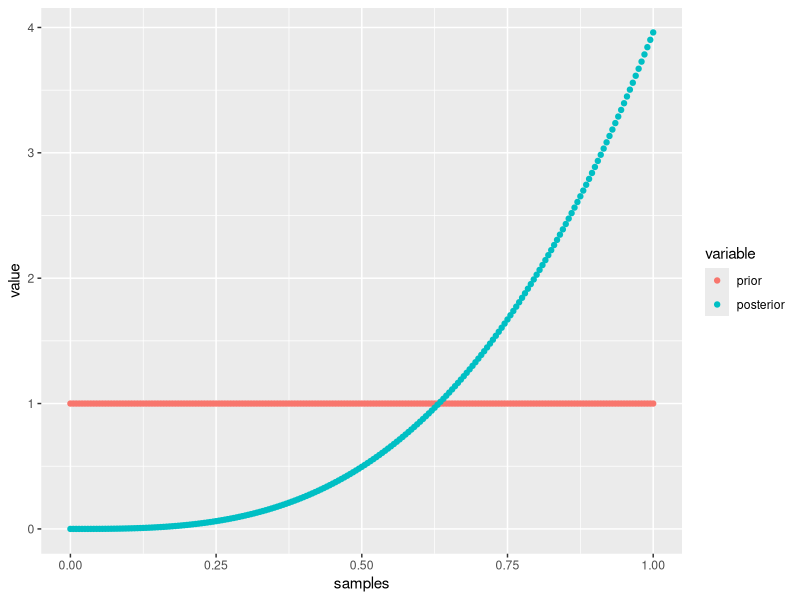
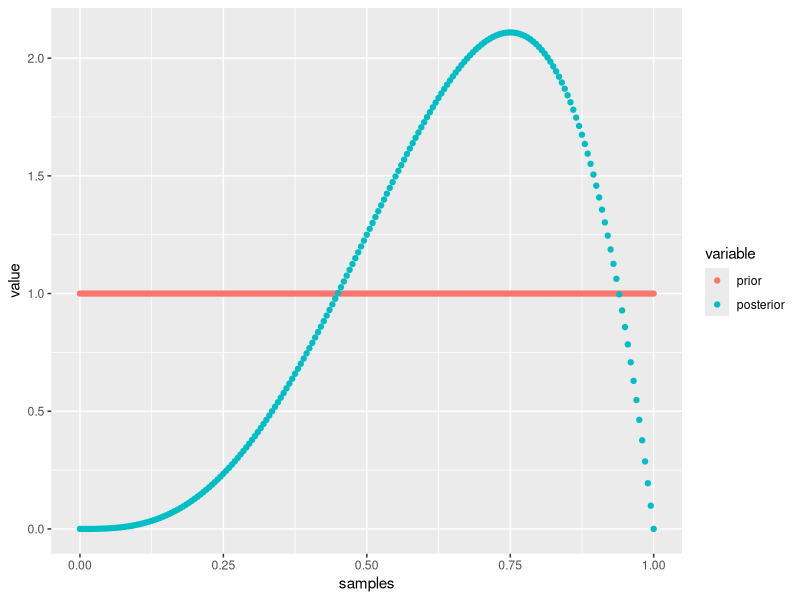
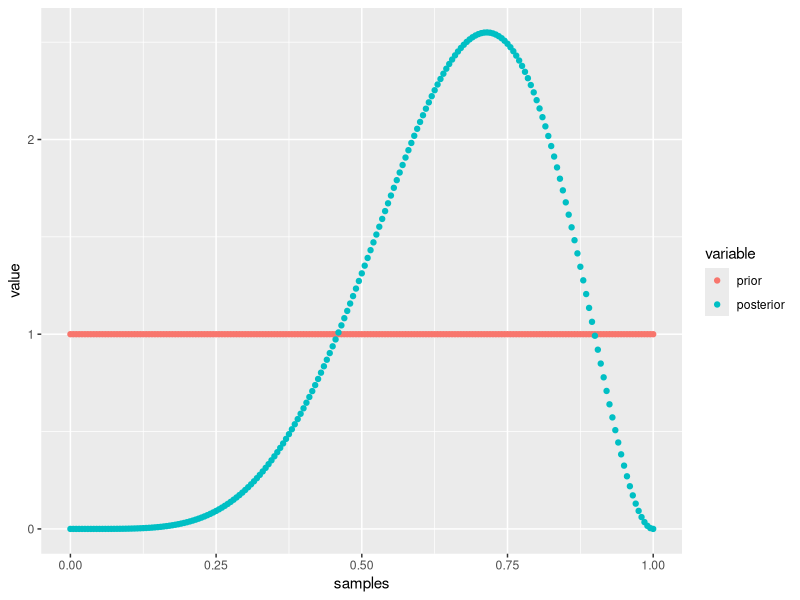
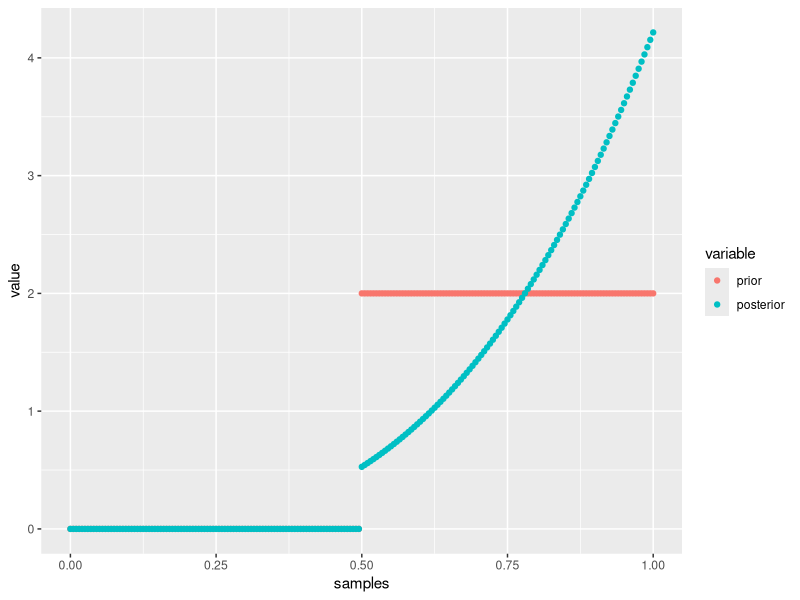
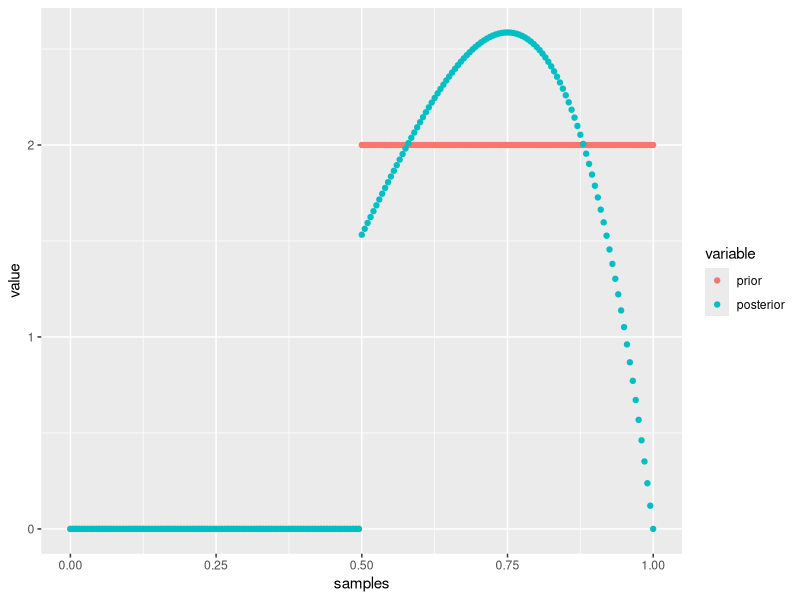
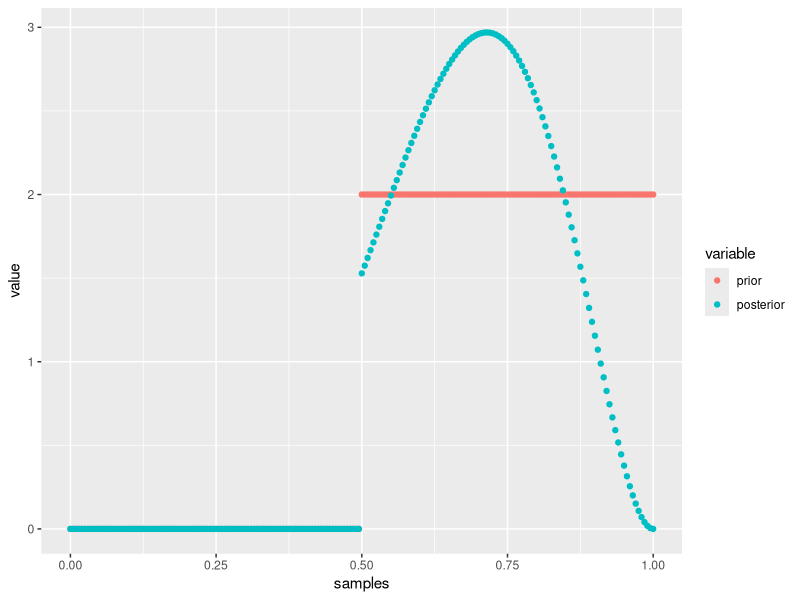

These figures' R source, in order:
## ---- chunk 1
library(tidyverse)
library(reshape2)
## ---- chunk 2
# number of data points (dividing the prior support)
step <- 0.005
p_grid <- seq(0, 1, step)
prior <- rep(1, length(p_grid))

N <- 3
K <- 3
likelihood <- dbinom(K, size=N, prob=p_grid)

posterior <- prior * likelihood / (step * sum(prior * likelihood))

df <- as_tibble(cbind(samples=p_grid, prior=prior, 
                      likelihood=likelihood, posterior=posterior))

df <- melt(df, id="samples")
df %>%
  filter(variable != 'likelihood') %>%
  ggplot(aes(x=samples, y=value, colour=variable)) +
       geom_point()
## ---- chunk 3
# number of data points (dividing the prior support)
step <- 0.005
p_grid <- seq(0, 1, step)
prior <- rep(1, length(p_grid))

N <- 4
K <- 3
likelihood <- dbinom(K, size=N, prob=p_grid)

posterior <- prior * likelihood / (step * sum(prior * likelihood))

df <- as_tibble(cbind(samples=p_grid, prior=prior, 
                      likelihood=likelihood, posterior=posterior))

df <- melt(df, id="samples")
df %>%
  filter(variable != 'likelihood') %>%
  ggplot(aes(x=samples, y=value, colour=variable)) +
       geom_point()
## ---- chunk 4
# number of data points (dividing the prior support)
step <- 0.005
p_grid <- seq(0, 1, step)
prior <- rep(1, length(p_grid))

N <- 7
K <- 5
likelihood <- dbinom(K, size=N, prob=p_grid)

posterior <- prior * likelihood / (step * sum(prior * likelihood))

df <- as_tibble(cbind(samples=p_grid, prior=prior, 
                      likelihood=likelihood, posterior=posterior))

df <- melt(df, id="samples")
df %>%
  filter(variable != 'likelihood') %>%
  ggplot(aes(x=samples, y=value, colour=variable)) +
       geom_point()
## ---- chunk 5
# number of data points (dividing the prior support)
step <- 0.005
p_grid <- seq(0, 1, step)
prior <- ifelse(p_grid < 0.5, 0, 2)

N <- 3
K <- 3
likelihood <- dbinom(K, size=N, prob=p_grid)

posterior <- prior * likelihood / (step * sum(prior * likelihood))

df <- as_tibble(cbind(samples=p_grid, prior=prior, 
                      likelihood=likelihood, posterior=posterior))

df <- melt(df, id="samples")
df %>%
  filter(variable != 'likelihood') %>%
  ggplot(aes(x=samples, y=value, colour=variable)) +
       geom_point()
## ---- chunk 6
# number of data points (dividing the prior support)
step <- 0.005
p_grid <- seq(0, 1, step)
prior <- ifelse(p_grid < 0.5, 0, 2)

N <- 4
K <- 3
likelihood <- dbinom(K, size=N, prob=p_grid)

posterior <- prior * likelihood / (step * sum(prior * likelihood))

df <- as_tibble(cbind(samples=p_grid, prior=prior, 
                      likelihood=likelihood, posterior=posterior))

df <- melt(df, id="samples")
df %>%
  filter(variable != 'likelihood') %>%
  ggplot(aes(x=samples, y=value, colour=variable)) +
       geom_point()
## ---- chunk 7
# number of data points (dividing the prior support)
step <- 0.005
p_grid <- seq(0, 1, step)
prior <- ifelse(p_grid < 0.5, 0, 2)

N <- 7
K <- 5
likelihood <- dbinom(K, size=N, prob=p_grid)

posterior <- prior * likelihood / (step * sum(prior * likelihood))

df <- as_tibble(cbind(samples=p_grid, prior=prior, 
                      likelihood=likelihood, posterior=posterior))

df <- melt(df, id="samples")
df %>%
  filter(variable != 'likelihood') %>%
  ggplot(aes(x=samples, y=value, colour=variable)) +
       geom_point()
## ---- chunk 8
0.3 * 0.5 / (0.3*0.5 + 0.5)
